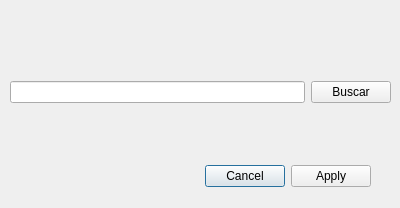
<?xml version="1.0" encoding="UTF-8"?>
<ui version="4.0">
 <class>ChooseDirectoryDialog</class>
 <widget class="QDialog" name="ChooseDirectoryDialog">
  <property name="geometry">
   <rect>
    <x>0</x>
    <y>0</y>
    <width>400</width>
    <height>208</height>
   </rect>
  </property>
  <property name="windowTitle">
   <string>Dialog</string>
  </property>
  <widget class="QDialogButtonBox" name="buttonBoxAcceptReject">
   <property name="geometry">
    <rect>
     <x>30</x>
     <y>160</y>
     <width>341</width>
     <height>32</height>
    </rect>
   </property>
   <property name="orientation">
    <enum>Qt::Horizontal</enum>
   </property>
   <property name="standardButtons">
    <set>QDialogButtonBox::Apply|QDialogButtonBox::Cancel</set>
   </property>
  </widget>
  <widget class="QWidget" name="layoutWidget">
   <property name="geometry">
    <rect>
     <x>10</x>
     <y>80</y>
     <width>381</width>
     <height>24</height>
    </rect>
   </property>
   <layout class="QHBoxLayout" name="horizontalLayout">
    <item>
     <widget class="QLineEdit" name="lineEditDirPath"/>
    </item>
    <item>
     <widget class="QPushButton" name="pushButtonSearchDir">
      <property name="text">
       <string>Buscar</string>
      </property>
     </widget>
    </item>
   </layout>
  </widget>
 </widget>
 <resources/>
 <connections>
  <connection>
   <sender>buttonBoxAcceptReject</sender>
   <signal>accepted()</signal>
   <receiver>ChooseDirectoryDialog</receiver>
   <slot>accept()</slot>
   <hints>
    <hint type="sourcelabel">
     <x>248</x>
     <y>254</y>
    </hint>
    <hint type="destinationlabel">
     <x>157</x>
     <y>274</y>
    </hint>
   </hints>
  </connection>
  <connection>
   <sender>buttonBoxAcceptReject</sender>
   <signal>rejected()</signal>
   <receiver>ChooseDirectoryDialog</receiver>
   <slot>reject()</slot>
   <hints>
    <hint type="sourcelabel">
     <x>316</x>
     <y>260</y>
    </hint>
    <hint type="destinationlabel">
     <x>286</x>
     <y>274</y>
    </hint>
   </hints>
  </connection>
 </connections>
</ui>
